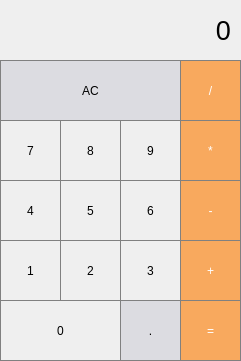
<?xml version="1.0" encoding="UTF-8"?>
<ui version="4.0">
 <class>MainWindow</class>
 <widget class="QMainWindow" name="MainWindow">
  <property name="geometry">
   <rect>
    <x>0</x>
    <y>0</y>
    <width>241</width>
    <height>361</height>
   </rect>
  </property>
  <property name="windowTitle">
   <string>MainWindow</string>
  </property>
  <widget class="QWidget" name="centralwidget">
   <widget class="QLabel" name="result_show">
    <property name="geometry">
     <rect>
      <x>0</x>
      <y>0</y>
      <width>231</width>
      <height>61</height>
     </rect>
    </property>
    <property name="font">
     <font>
      <pointsize>20</pointsize>
     </font>
    </property>
    <property name="styleSheet">
     <string notr="true">QPushButton {
  background-color: rgba(250, 151, 57, 0.8);
  color: white; 
  border: 1px solid gray;
}

QPushButton:pressed {
    background-color: qlineargradient(x1: 0, y1: 0, x2: 0, y2: 1, stop: 0 #FF7832, stop: 1 #FF9739);
}</string>
    </property>
    <property name="text">
     <string>0</string>
    </property>
    <property name="alignment">
     <set>Qt::AlignRight|Qt::AlignTrailing|Qt::AlignVCenter</set>
    </property>
   </widget>
   <widget class="QPushButton" name="pushButton_ac">
    <property name="geometry">
     <rect>
      <x>0</x>
      <y>60</y>
      <width>181</width>
      <height>61</height>
     </rect>
    </property>
    <property name="styleSheet">
     <string notr="true">QPushButton {
  background-color: rgb(220,220, 225);
  border: 1px solid gray;
}
QPushButton:pressed {
    background-color: qlineargradient(x1: 0, y1: 0, x2: 0, y2: 1, stop: 0 #BEBEBE, stop: 1 #D7D7D7);
}</string>
    </property>
    <property name="text">
     <string>AC</string>
    </property>
   </widget>
   <widget class="QPushButton" name="pushButton_div">
    <property name="geometry">
     <rect>
      <x>180</x>
      <y>60</y>
      <width>61</width>
      <height>61</height>
     </rect>
    </property>
    <property name="styleSheet">
     <string notr="true">QPushButton {
  background-color: rgba(250, 151, 57, 0.8);
  color: white; 
  border: 1px solid gray;
}

QPushButton:pressed {
    background-color: qlineargradient(x1: 0, y1: 0, x2: 0, y2: 1, stop: 0 #FF7832, stop: 1 #FF9739);
}</string>
    </property>
    <property name="text">
     <string>/</string>
    </property>
   </widget>
   <widget class="QPushButton" name="pushButton_7">
    <property name="geometry">
     <rect>
      <x>0</x>
      <y>120</y>
      <width>61</width>
      <height>61</height>
     </rect>
    </property>
    <property name="styleSheet">
     <string notr="true">QPushButton {
   border: 1px solid gray;
}
QPushButton:pressed {
    background-color: qlineargradient(x1: 0, y1: 0, x2: 0, y2: 1,  stop: 0 #dadbde, stop: 1 #f6f7fa);
}</string>
    </property>
    <property name="text">
     <string>7</string>
    </property>
   </widget>
   <widget class="QPushButton" name="pushButton_8">
    <property name="geometry">
     <rect>
      <x>60</x>
      <y>120</y>
      <width>61</width>
      <height>61</height>
     </rect>
    </property>
    <property name="styleSheet">
     <string notr="true">QPushButton {
   border: 1px solid gray;
}
QPushButton:pressed {
    background-color: qlineargradient(x1: 0, y1: 0, x2: 0, y2: 1,  stop: 0 #dadbde, stop: 1 #f6f7fa);
}</string>
    </property>
    <property name="text">
     <string>8</string>
    </property>
   </widget>
   <widget class="QPushButton" name="pushButton_9">
    <property name="geometry">
     <rect>
      <x>120</x>
      <y>120</y>
      <width>61</width>
      <height>61</height>
     </rect>
    </property>
    <property name="styleSheet">
     <string notr="true">QPushButton {
   border: 1px solid gray;
}
QPushButton:pressed {
    background-color: qlineargradient(x1: 0, y1: 0, x2: 0, y2: 1,  stop: 0 #dadbde, stop: 1 #f6f7fa);
}</string>
    </property>
    <property name="text">
     <string>9</string>
    </property>
   </widget>
   <widget class="QPushButton" name="pushButton_mult">
    <property name="geometry">
     <rect>
      <x>180</x>
      <y>120</y>
      <width>61</width>
      <height>61</height>
     </rect>
    </property>
    <property name="styleSheet">
     <string notr="true">QPushButton {
  background-color: rgba(250, 151, 57, 0.8);
  color: white; 
  border: 1px solid gray;
}

QPushButton:pressed {
    background-color: qlineargradient(x1: 0, y1: 0, x2: 0, y2: 1, stop: 0 #FF7832, stop: 1 #FF9739);
}</string>
    </property>
    <property name="text">
     <string>*</string>
    </property>
   </widget>
   <widget class="QPushButton" name="pushButton_4">
    <property name="geometry">
     <rect>
      <x>0</x>
      <y>180</y>
      <width>61</width>
      <height>61</height>
     </rect>
    </property>
    <property name="styleSheet">
     <string notr="true">QPushButton {
   border: 1px solid gray;
}
QPushButton:pressed {
    background-color: qlineargradient(x1: 0, y1: 0, x2: 0, y2: 1,  stop: 0 #dadbde, stop: 1 #f6f7fa);
}</string>
    </property>
    <property name="text">
     <string>4</string>
    </property>
   </widget>
   <widget class="QPushButton" name="pushButton_5">
    <property name="geometry">
     <rect>
      <x>60</x>
      <y>180</y>
      <width>61</width>
      <height>61</height>
     </rect>
    </property>
    <property name="styleSheet">
     <string notr="true">QPushButton {
   border: 1px solid gray;
}
QPushButton:pressed {
    background-color: qlineargradient(x1: 0, y1: 0, x2: 0, y2: 1,  stop: 0 #dadbde, stop: 1 #f6f7fa);
}</string>
    </property>
    <property name="text">
     <string>5</string>
    </property>
   </widget>
   <widget class="QPushButton" name="pushButton_6">
    <property name="geometry">
     <rect>
      <x>120</x>
      <y>180</y>
      <width>61</width>
      <height>61</height>
     </rect>
    </property>
    <property name="styleSheet">
     <string notr="true">QPushButton {
   border: 1px solid gray;
}
QPushButton:pressed {
    background-color: qlineargradient(x1: 0, y1: 0, x2: 0, y2: 1,  stop: 0 #dadbde, stop: 1 #f6f7fa);
}</string>
    </property>
    <property name="text">
     <string>6</string>
    </property>
   </widget>
   <widget class="QPushButton" name="pushButton_min">
    <property name="geometry">
     <rect>
      <x>180</x>
      <y>180</y>
      <width>61</width>
      <height>61</height>
     </rect>
    </property>
    <property name="styleSheet">
     <string notr="true">QPushButton {
  background-color: rgba(250, 151, 57, 0.8);
  color: white; 
  border: 1px solid gray;
}

QPushButton:pressed {
    background-color: qlineargradient(x1: 0, y1: 0, x2: 0, y2: 1, stop: 0 #FF7832, stop: 1 #FF9739);
}</string>
    </property>
    <property name="text">
     <string>-</string>
    </property>
   </widget>
   <widget class="QPushButton" name="pushButton_1">
    <property name="geometry">
     <rect>
      <x>0</x>
      <y>240</y>
      <width>61</width>
      <height>61</height>
     </rect>
    </property>
    <property name="styleSheet">
     <string notr="true">QPushButton {
   border: 1px solid gray;
}
QPushButton:pressed {
    background-color: qlineargradient(x1: 0, y1: 0, x2: 0, y2: 1,  stop: 0 #dadbde, stop: 1 #f6f7fa);
}</string>
    </property>
    <property name="text">
     <string>1</string>
    </property>
   </widget>
   <widget class="QPushButton" name="pushButton_2">
    <property name="geometry">
     <rect>
      <x>60</x>
      <y>240</y>
      <width>61</width>
      <height>61</height>
     </rect>
    </property>
    <property name="styleSheet">
     <string notr="true">QPushButton {
   border: 1px solid gray;
}
QPushButton:pressed {
    background-color: qlineargradient(x1: 0, y1: 0, x2: 0, y2: 1,  stop: 0 #dadbde, stop: 1 #f6f7fa);
}</string>
    </property>
    <property name="text">
     <string>2</string>
    </property>
   </widget>
   <widget class="QPushButton" name="pushButton_3">
    <property name="geometry">
     <rect>
      <x>120</x>
      <y>240</y>
      <width>61</width>
      <height>61</height>
     </rect>
    </property>
    <property name="styleSheet">
     <string notr="true">QPushButton {
   border: 1px solid gray;
}
QPushButton:pressed {
    background-color: qlineargradient(x1: 0, y1: 0, x2: 0, y2: 1,  stop: 0 #dadbde, stop: 1 #f6f7fa);
}</string>
    </property>
    <property name="text">
     <string>3</string>
    </property>
   </widget>
   <widget class="QPushButton" name="pushButton_plus">
    <property name="geometry">
     <rect>
      <x>180</x>
      <y>240</y>
      <width>61</width>
      <height>61</height>
     </rect>
    </property>
    <property name="styleSheet">
     <string notr="true">QPushButton {
  background-color: rgba(250, 151, 57, 0.8);
  color: white; 
  border: 1px solid gray;
}

QPushButton:pressed {
    background-color: qlineargradient(x1: 0, y1: 0, x2: 0, y2: 1, stop: 0 #FF7832, stop: 1 #FF9739);
}</string>
    </property>
    <property name="text">
     <string>+</string>
    </property>
   </widget>
   <widget class="QPushButton" name="pushButton_0">
    <property name="geometry">
     <rect>
      <x>0</x>
      <y>300</y>
      <width>121</width>
      <height>61</height>
     </rect>
    </property>
    <property name="styleSheet">
     <string notr="true">QPushButton {
   border: 1px solid gray;
}
QPushButton:pressed {
    background-color: qlineargradient(x1: 0, y1: 0, x2: 0, y2: 1,  stop: 0 #dadbde, stop: 1 #f6f7fa);
}</string>
    </property>
    <property name="text">
     <string>0</string>
    </property>
   </widget>
   <widget class="QPushButton" name="pushButton_dot">
    <property name="geometry">
     <rect>
      <x>120</x>
      <y>300</y>
      <width>61</width>
      <height>61</height>
     </rect>
    </property>
    <property name="styleSheet">
     <string notr="true">QPushButton {
  background-color: rgb(220,220, 225);
  border: 1px solid gray;
}
QPushButton:pressed {
    background-color: qlineargradient(x1: 0, y1: 0, x2: 0, y2: 1, stop: 0 #BEBEBE, stop: 1 #D7D7D7);
}</string>
    </property>
    <property name="text">
     <string>.</string>
    </property>
   </widget>
   <widget class="QPushButton" name="pushButton_eq">
    <property name="geometry">
     <rect>
      <x>180</x>
      <y>300</y>
      <width>61</width>
      <height>61</height>
     </rect>
    </property>
    <property name="styleSheet">
     <string notr="true">QPushButton {
  background-color: rgba(250, 151, 57, 0.8);
  color: white; 
  border: 1px solid gray;
}

QPushButton:pressed {
    background-color: qlineargradient(x1: 0, y1: 0, x2: 0, y2: 1, stop: 0 #FF7832, stop: 1 #FF9739);
}</string>
    </property>
    <property name="text">
     <string>=</string>
    </property>
   </widget>
  </widget>
 </widget>
 <resources/>
 <connections/>
</ui>
